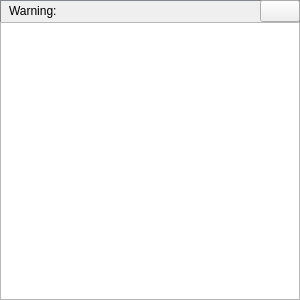
<?xml version="1.0" encoding="UTF-8"?>
<ui version="4.0">
 <class>PropertyMissPromtWidget</class>
 <widget class="QWidget" name="PropertyMissPromtWidget">
  <property name="geometry">
   <rect>
    <x>0</x>
    <y>0</y>
    <width>300</width>
    <height>300</height>
   </rect>
  </property>
  <property name="sizePolicy">
   <sizepolicy hsizetype="Preferred" vsizetype="Preferred">
    <horstretch>0</horstretch>
    <verstretch>0</verstretch>
   </sizepolicy>
  </property>
  <property name="windowTitle">
   <string>Warning</string>
  </property>
  <property name="styleSheet">
   <string notr="true">.QWidget#widget{
border: 1px solid rgb(130,135,144);
}</string>
  </property>
  <layout class="QHBoxLayout" name="horizontalLayout_2">
   <property name="spacing">
    <number>0</number>
   </property>
   <property name="leftMargin">
    <number>0</number>
   </property>
   <property name="topMargin">
    <number>0</number>
   </property>
   <property name="rightMargin">
    <number>0</number>
   </property>
   <property name="bottomMargin">
    <number>0</number>
   </property>
   <item>
    <widget class="QWidget" name="widget" native="true">
     <property name="styleSheet">
      <string notr="true"/>
     </property>
     <layout class="QVBoxLayout" name="verticalLayout_3">
      <property name="spacing">
       <number>0</number>
      </property>
      <property name="leftMargin">
       <number>0</number>
      </property>
      <property name="topMargin">
       <number>0</number>
      </property>
      <property name="rightMargin">
       <number>0</number>
      </property>
      <property name="bottomMargin">
       <number>0</number>
      </property>
      <item>
       <widget class="QWidget" name="widget_title" native="true">
        <layout class="QHBoxLayout" name="horizontalLayout">
         <property name="spacing">
          <number>0</number>
         </property>
         <property name="topMargin">
          <number>0</number>
         </property>
         <property name="rightMargin">
          <number>0</number>
         </property>
         <property name="bottomMargin">
          <number>0</number>
         </property>
         <item>
          <widget class="QLabel" name="label">
           <property name="text">
            <string>Warning:</string>
           </property>
          </widget>
         </item>
         <item>
          <spacer name="horizontalSpacer">
           <property name="orientation">
            <enum>Qt::Horizontal</enum>
           </property>
           <property name="sizeHint" stdset="0">
            <size>
             <width>184</width>
             <height>20</height>
            </size>
           </property>
          </spacer>
         </item>
         <item>
          <widget class="QPushButton" name="pushButton_close">
           <property name="text">
            <string/>
           </property>
          </widget>
         </item>
        </layout>
       </widget>
      </item>
      <item>
       <layout class="QVBoxLayout" name="verticalLayout">
        <property name="spacing">
         <number>0</number>
        </property>
        <property name="leftMargin">
         <number>0</number>
        </property>
        <property name="topMargin">
         <number>0</number>
        </property>
        <property name="rightMargin">
         <number>0</number>
        </property>
        <property name="bottomMargin">
         <number>0</number>
        </property>
        <item>
         <widget class="QTextEdit" name="textEdit">
          <property name="readOnly">
           <bool>true</bool>
          </property>
         </widget>
        </item>
       </layout>
      </item>
     </layout>
    </widget>
   </item>
  </layout>
 </widget>
 <resources/>
 <connections/>
</ui>
